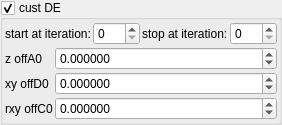
    <widget class="MyGroupBox" name="groupCheck_analyticDE_enabled">
     <property name="toolTip">
      <string/>
     </property>
     <property name="title">
      <string>cust DE&amp;</string>
     </property>
     <property name="checkable">
      <bool>true</bool>
     </property>
     <layout class="QVBoxLayout" name="verticalLayout_32" stretch="0,0">
      <property name="spacing">
       <number>2</number>
      </property>
      <property name="leftMargin">
       <number>2</number>
      </property>
      <property name="topMargin">
       <number>2</number>
      </property>
      <property name="rightMargin">
       <number>2</number>
      </property>
      <property name="bottomMargin">
       <number>2</number>
      </property>
      <item>
       <layout class="QHBoxLayout" name="horizontalLayout_19" stretch="0,1,0,1">
        <item>
         <widget class="QLabel" name="label_104">
          <property name="text">
           <string>start at iteration:</string>
          </property>
         </widget>
        </item>
        <item>
         <widget class="MySpinBox" name="spinboxInt_analyticDE_start_iterations_A">
          <property name="sizePolicy">
           <sizepolicy hsizetype="Minimum" vsizetype="Maximum">
            <horstretch>0</horstretch>
            <verstretch>0</verstretch>
           </sizepolicy>
          </property>
          <property name="minimum">
           <number>0</number>
          </property>
          <property name="maximum">
           <number>999</number>
          </property>
          <property name="value">
           <number>0</number>
          </property>
         </widget>
        </item>
        <item>
         <widget class="QLabel" name="label_75">
          <property name="text">
           <string>stop at iteration:</string>
          </property>
         </widget>
        </item>
        <item>
         <widget class="MySpinBox" name="spinboxInt_analyticDE_stop_iterations_A">
          <property name="sizePolicy">
           <sizepolicy hsizetype="Preferred" vsizetype="Maximum">
            <horstretch>0</horstretch>
            <verstretch>0</verstretch>
           </sizepolicy>
          </property>
          <property name="maximum">
           <number>999</number>
          </property>
         </widget>
        </item>
       </layout>
      </item>
      <item>
       <layout class="QGridLayout" name="gridLayout_11" columnstretch="0,1">
        <property name="spacing">
         <number>2</number>
        </property>
        <item row="2" column="0">
         <widget class="QLabel" name="label_38">
          <property name="text">
           <string notr="true">rxy offC0</string>
          </property>
         </widget>
        </item>
        <item row="0" column="0">
         <widget class="QLabel" name="label_40">
          <property name="text">
           <string notr="true">z offA0</string>
          </property>
         </widget>
        </item>
        <item row="1" column="0">
         <widget class="QLabel" name="label_41">
          <property name="text">
           <string notr="true">xy offD0</string>
          </property>
         </widget>
        </item>
        <item row="0" column="1">
         <widget class="MyDoubleSpinBox" name="spinbox_transf_offsetA_0">
          <property name="sizePolicy">
           <sizepolicy hsizetype="Minimum" vsizetype="Maximum">
            <horstretch>0</horstretch>
            <verstretch>0</verstretch>
           </sizepolicy>
          </property>
          <property name="prefix">
           <string/>
          </property>
          <property name="suffix">
           <string/>
          </property>
          <property name="decimals">
           <number>6</number>
          </property>
          <property name="minimum">
           <double>-99.989999999999995</double>
          </property>
          <property name="maximum">
           <double>99.989999999999995</double>
          </property>
          <property name="singleStep">
           <double>0.100000000000000</double>
          </property>
         </widget>
        </item>
        <item row="1" column="1">
         <widget class="MyDoubleSpinBox" name="spinbox_transf_offsetD_0">
          <property name="sizePolicy">
           <sizepolicy hsizetype="Minimum" vsizetype="Maximum">
            <horstretch>0</horstretch>
            <verstretch>0</verstretch>
           </sizepolicy>
          </property>
          <property name="prefix">
           <string/>
          </property>
          <property name="suffix">
           <string/>
          </property>
          <property name="decimals">
           <number>6</number>
          </property>
          <property name="minimum">
           <double>-99.989999999999995</double>
          </property>
          <property name="maximum">
           <double>99.989999999999995</double>
          </property>
          <property name="singleStep">
           <double>0.010000000000000</double>
          </property>
         </widget>
        </item>
        <item row="2" column="1">
         <widget class="MyDoubleSpinBox" name="spinbox_transf_offsetC_0">
          <property name="sizePolicy">
           <sizepolicy hsizetype="Minimum" vsizetype="Maximum">
            <horstretch>0</horstretch>
            <verstretch>0</verstretch>
           </sizepolicy>
          </property>
          <property name="prefix">
           <string/>
          </property>
          <property name="suffix">
           <string/>
          </property>
          <property name="decimals">
           <number>6</number>
          </property>
          <property name="minimum">
           <double>-99.989999999999995</double>
          </property>
          <property name="maximum">
           <double>99.989999999999995</double>
          </property>
          <property name="singleStep">
           <double>0.100000000000000</double>
          </property>
         </widget>
        </item>
       </layout>
      </item>
     </layout>
    </widget>
